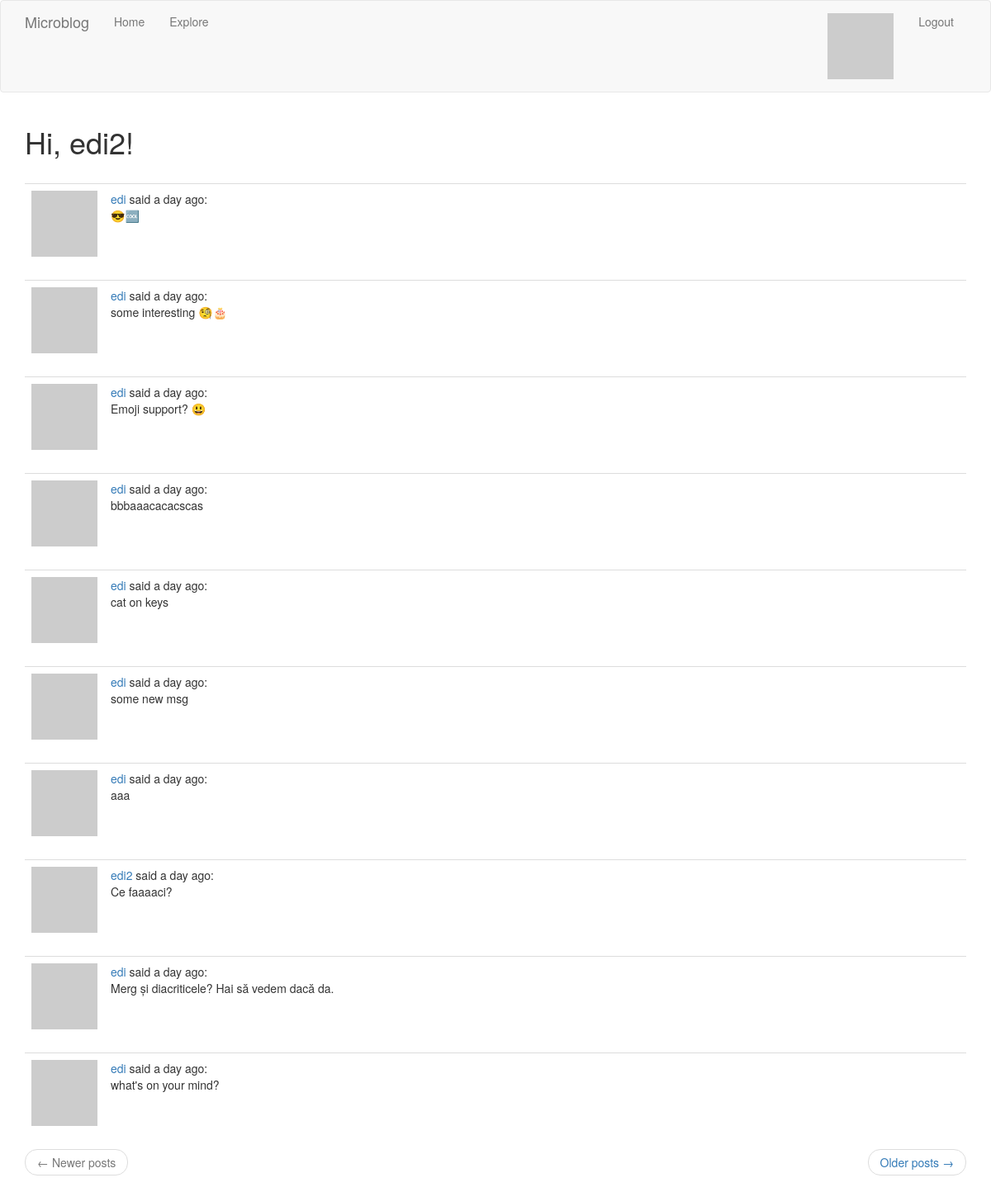
The page /explore (signed in) on the database its author committed.
### app/models.py (models this page shows, shortened)
class User(UserMixin, db.Model):
    id = db.Column(db.Integer, primary_key=True)
    username = db.Column(db.String(64), index=True, unique=True)
    email = db.Column(db.String(120), index=True, unique=True)
    password_hash = db.Column(db.String(128))
    """
    user.posts will retrieve all the Posts made by this User
    post.author will retrieve the User that made the Post
    """
    posts = db.relationship("Post", backref="author", lazy="dynamic")
    about_me = db.Column(db.String(140))
    last_seen = db.Column(db.DateTime, default = datetime.utcnow)
    """
    Define many-to-many relationship between User instances.
    user1 = user2 has the meaning of: user1 is following user2
        * secondary = sets association table defined above
        * primaryjoin = links follower with association table
        * secondaryjoin = links followed with association table
    """
    followed = db.relationship(
        "User", secondary = followers,
        primaryjoin=(followers.c.follower_id == id),
        secondaryjoin=(followers.c.followed_id == id),
        backref=db.backref("followers", lazy = "dynamic"), lazy = "dynamic")
    def avatar(self, size):
        digest = md5(self.email.lower().encode("utf-8")).hexdigest()
        return "https://www.gravatar.com/avatar/{}?d=identicon&s={}".format(digest, size)

class Post(db.Model):
    id = db.Column(db.Integer, primary_key=True)
    body = db.Column(db.String(140))
    timestamp = db.Column(db.DateTime, index=True, default=datetime.utcnow)
    user_id = db.Column(db.Integer, db.ForeignKey("user.id"))

### app/routes.py (the view)
@app.route("/explore")
@login_required
def explore():
    page = request.args.get(key = 'page', default = 1, type = int)
    ret_404_on_empty_range = False
    posts = Post.query.order_by(Post.timestamp.desc())\
            .paginate(page, app.config['POSTS_PER_PAGE'], ret_404_on_empty_range)
    next_url = url_for("explore", page = posts.next_num)\
            if posts.has_next else None
    prev_url = url_for("explore", page = posts.prev_num)\
            if posts.has_prev else None
    return render_template("index.html", title = "Explore", posts = posts.items,
            next_url = next_url, prev_url = prev_url)

### app/models.py (called while the page is built)
@login.user_loader
def load_user(id):
    return User.query.get(int(id))

### app/routes.py (called while the page is built)
@app.before_request
def before_request():
    if current_user.is_authenticated:
        current_user.last_seen = datetime.utcnow()
        db.session.commit()

### app/templates/index.html (shortened to what this page needs)
{% extends "base.html" %}
{% import "bootstrap/wtf.html" as wtf %}
{% block app_content %}
    <h1>Hi, {{ current_user.username }}!</h1>
    {% include "paginated_posts.html" %}
{% endblock %}

### app/templates/sub_post.html
<table class="table table-hover">
    <tr>
        <td class="col-xs-1">
            <a href={{url_for("user", username = post.author.username)}}>
                <img src="{{ post.author.avatar(64) }}" />
            </a>
        </td>
        <td class = "col-xs-11">
            <a href={{url_for("user", username = post.author.username)}}>
                {{ post.author.username }}
            </a>
            said {{ moment(post.timestamp).fromNow() }}:<br>{{ post.body }}
        </td>
    </tr>
</table>

### rows shown on the page
User: username "edi2"
Post: author.username "edi", timestamp "a day ago", body "😎🆒"
Post: author.username "edi", timestamp "a day ago", body "some interesting 🧐🎂"
Post: author.username "edi", timestamp "a day ago", body "Emoji support? 😃"
Post: author.username "edi", timestamp "a day ago", body "bbbaaacacacscas"
Post: author.username "edi", timestamp "a day ago", body "cat on keys"
Post: author.username "edi", timestamp "a day ago", body "some new msg"
Post: author.username "edi", timestamp "a day ago", body "aaa"
Post: author.username "edi2", timestamp "a day ago", body "Ce faaaaci?"
Post: author.username "edi", timestamp "a day ago", body "Merg și diacriticele? Hai să vedem dacă da."
Post: author.username "edi", timestamp "a day ago", body "what's on your mind?"
